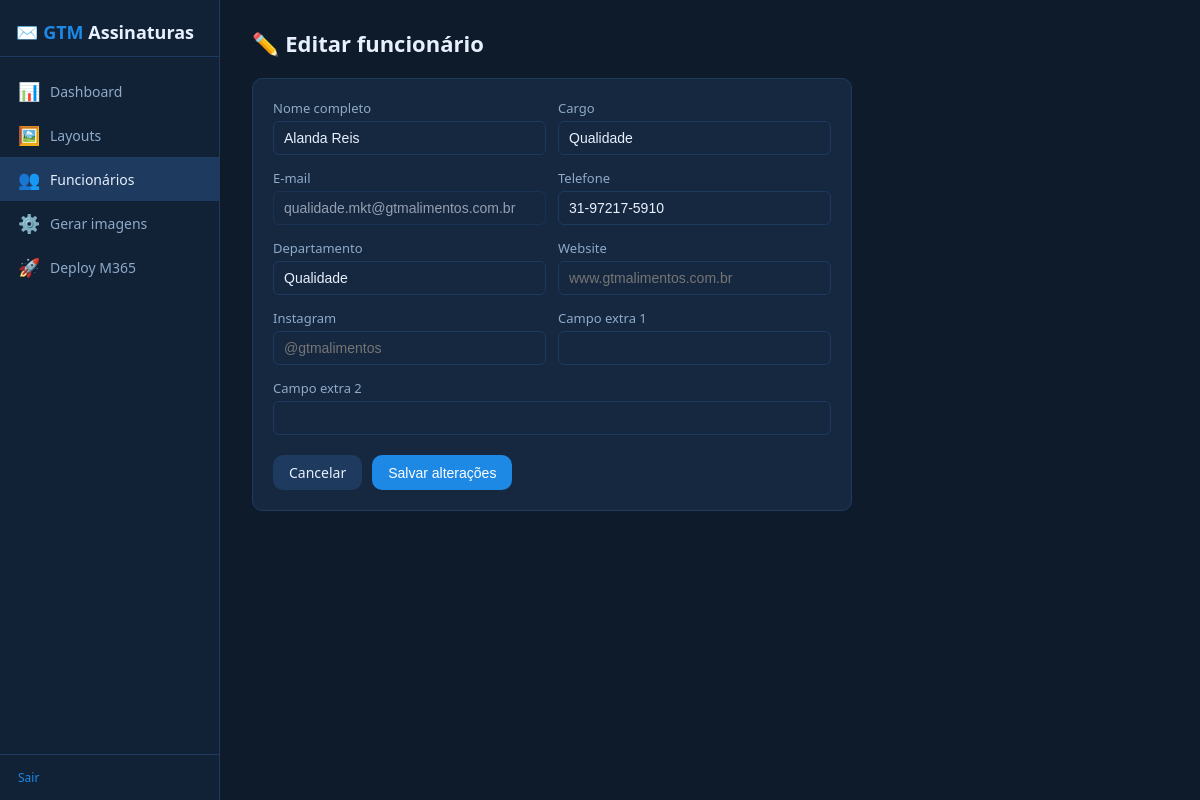
Screenshot of /employees/1/edit (signed in) with the database file from the repository.
### tables this page shows
CREATE TABLE employees (
            id          INTEGER PRIMARY KEY AUTOINCREMENT,
            azure_id    TEXT UNIQUE,
            email       TEXT UNIQUE NOT NULL,
            name        TEXT,
            title       TEXT,
            phone       TEXT,
            department  TEXT,
            website     TEXT,
            instagram   TEXT,
            extra1      TEXT,
            extra2      TEXT,
            img_path    TEXT,
            img_updated TEXT,
            sig_deployed INTEGER DEFAULT 0,
            active      INTEGER DEFAULT 1,
            created_at  TEXT DEFAULT (datetime('now')),
            updated_at  TEXT DEFAULT (datetime('now'))
        );

### app.py (the view, shortened to what this page needs)
@app.route("/employees/<int:emp_id>/edit", methods=["GET", "POST"])
@login_required
def edit_employee(emp_id):
    emp = db.get_employee(emp_id)
    if not emp:
        flash("Funcionário não encontrado.", "error")
        return redirect(url_for("employees"))
    return render_template("edit_employee.html", emp=emp)

### app.py (called while the page is built)
def login_required(f):
    @wraps(f)
    def decorated(*args, **kwargs):
        if not session.get("logged_in"):
            return redirect(url_for("login"))
        return f(*args, **kwargs)
    return decorated

### database.py (called while the page is built)
def get_db():
    conn = sqlite3.connect(DB_PATH)
    conn.row_factory = sqlite3.Row
    return conn

def get_employee(emp_id):
    conn = get_db()
    cur = conn.cursor()
    cur.execute("SELECT * FROM employees WHERE id=?", (emp_id,))
    row = cur.fetchone()
    conn.close()
    return dict(row) if row else None

### templates/edit_employee.html (shortened to what this page needs)
{% extends "base.html" %}
{% block content %}
<h1 class="page-title">✏️ Editar funcionário</h1>
<div class="card" style="max-width:600px;">
  <form method="POST">
    <div class="form-row">
      <div class="form-group">
        <label>Nome completo</label>
        <input type="text" name="name" value="{{ emp.name or '' }}" required>
      </div>
      <div class="form-group">
        <label>Cargo</label>
        <input type="text" name="title" value="{{ emp.title or '' }}">
      </div>
    </div>
    <div class="form-row">
      <div class="form-group">
        <label>E-mail</label>
        <input type="text" value="{{ emp.email }}" disabled style="opacity:.6;">
      </div>
      <div class="form-group">
        <label>Telefone</label>
        <input type="text" name="phone" value="{{ emp.phone or '' }}" placeholder="(31) 9.9999-9999">
      </div>
    </div>
    <div class="form-row">
      <div class="form-group">
        <label>Departamento</label>
        <input type="text" name="department" value="{{ emp.department or '' }}">
      </div>
      <div class="form-group">
        <label>Website</label>
        <input type="text" name="website" value="{{ emp.website or '' }}" placeholder="www.gtmalimentos.com.br">
      </div>
    </div>
    <div class="form-row">
      <div class="form-group">
        <label>Instagram</label>
        <input type="text" name="instagram" value="{{ emp.instagram or '' }}" placeholder="@gtmalimentos">
      </div>
      <div class="form-group">
        <label>Campo extra 1</label>
        <input type="text" name="extra1" value="{{ emp.extra1 or '' }}">
      </div>
    </div>
    <div class="form-group">
      <label>Campo extra 2</label>
      <input type="text" name="extra2" value="{{ emp.extra2 or '' }}">
    </div>
    <div class="form-actions">
      <a href="/employees" class="btn btn-secondary">Cancelar</a>
      <button type="submit" class="btn btn-primary">Salvar alterações</button>
    </div>
  </form>
</div>
{% endblock %}

### static/css/style.css (style rules this page uses)
*, *::before, *::after { box-sizing: border-box; margin: 0; padding: 0; }
:root { --bg: #0d1b2a; --sidebar: #112236; --card: #162840; --border: #1e3a5f; --accent: #1e88e5; --accent2: #0d6efd; --success: #2ecc71; --warning: #f39c12; --danger: #e74c3c; --text: #e8f0fe; --text2: #8eaac8; --radius: 10px; }
body { font-family: 'Segoe UI', system-ui, -apple-system, sans-serif; background: var(--bg); color: var(--text); min-height: 100vh; display: flex; }
a { color: var(--accent); text-decoration: none; }
button, .btn { cursor: pointer; border: none; border-radius: var(--radius); padding: 8px 16px; font-size: 14px; font-weight: 500; transition: opacity .15s, transform .1s; }
.btn-primary { background: var(--accent); color: #fff; }
.btn-secondary { background: var(--border); color: var(--text); }
input, select, textarea { background: var(--card); border: 1px solid var(--border); border-radius: 6px; color: var(--text); padding: 8px 10px; font-size: 14px; width: 100%; outline: none; transition: border-color .15s; }
label { font-size: 13px; color: var(--text2); display: block; margin-bottom: 4px; }
.page-title { font-size: 22px; font-weight: 700; margin-bottom: 20px; color: var(--text); }
.card { background: var(--card); border: 1px solid var(--border); border-radius: var(--radius); padding: 20px; margin-bottom: 20px; }
.form-group { margin-bottom: 14px; }
.form-row { display: flex; gap: 12px; }
.form-row .form-group { flex: 1; }
.form-actions { display: flex; gap: 10px; margin-top: 20px; }

### rows the page displays
employees: name "Alanda Reis", title "Qualidade", email "qualidade.mkt@gtmalimentos.com.br", phone "31-97217-5910", department "Qualidade"
